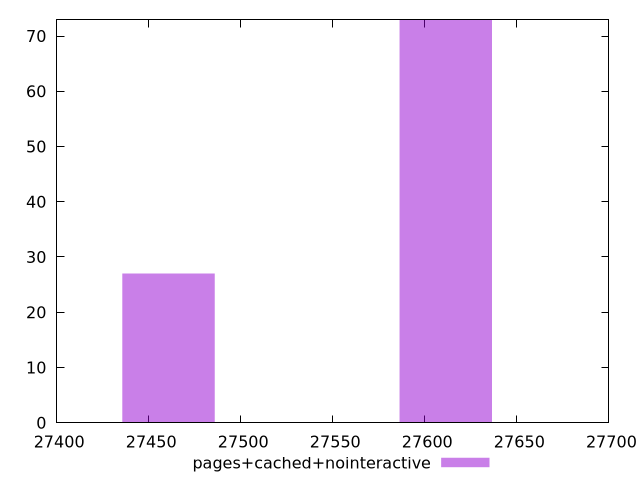

This chart was generated by the following gnuplot code:
$_pagesCachedNointeractive <<EOF
27460.7965045257 27
27611.404163599884 73
EOF
set key outside below
set terminal pngcairo
set output "report_00005_2020-11-02T22-26-11.212Z/uses-webp-images/pages+cached+nointeractive//raw_hist.png"
set yrange [0:73]
set boxwidth 50.20255302472706
set style fill transparent solid 0.5 noborder
plot $_pagesCachedNointeractive title "pages+cached+nointeractive" with boxes ,
